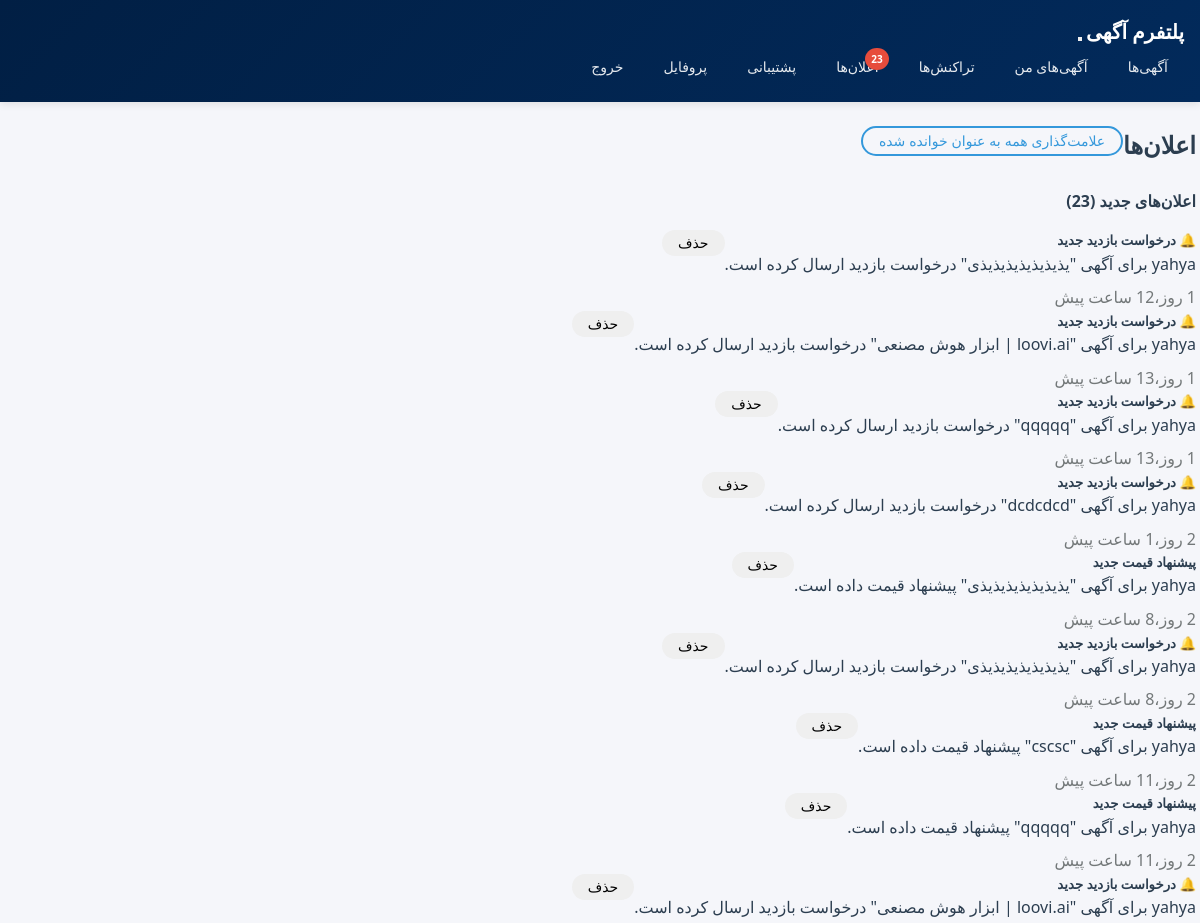
The app's page /notifications/ (signed in, upper part), older data.
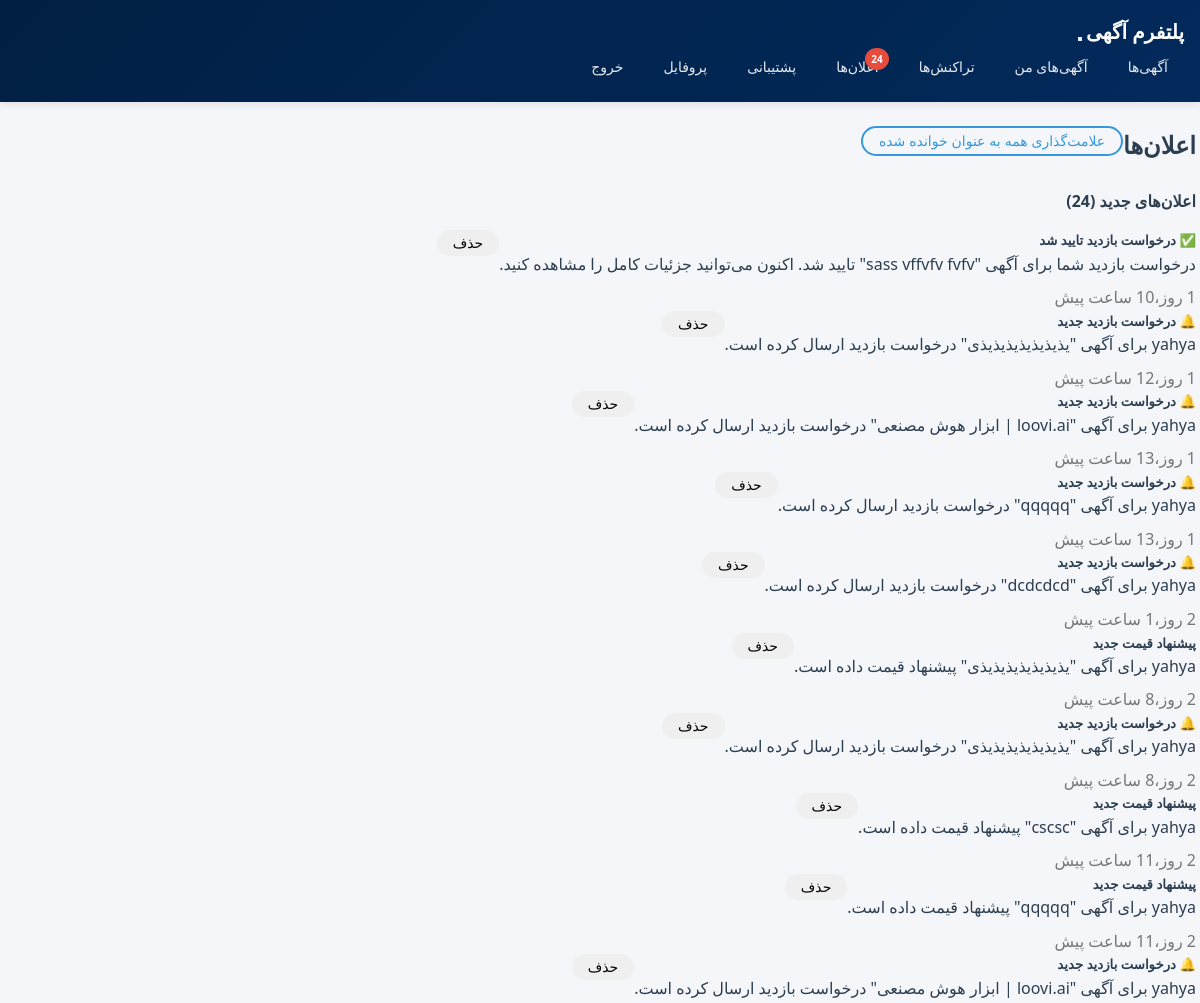
The same page, newer data.
### notifications/models.py (models this page shows, shortened)
class Notification(models.Model):
    NOTIFICATION_TYPES = [
        ('visit_request', 'درخواست بازدید'),
        ('visit_approved', 'تایید بازدید'),
        ('visit_rejected', 'رد بازدید'),
        ('listing_approved', 'تایید آگهی'),
        ('listing_rejected', 'رد آگهی'),
        ('new_message', 'پیام جدید'),
    ]
    recipient = models.ForeignKey(
        settings.AUTH_USER_MODEL,
        on_delete=models.CASCADE,
        related_name='notifications',
        verbose_name='گیرنده'
    )
    notification_type = models.CharField(
        max_length=20,
        choices=NOTIFICATION_TYPES,
        verbose_name='نوع اعلان'
    )
    title = models.CharField(max_length=200, verbose_name='عنوان')
    message = models.TextField(verbose_name='پیام')
    listing = models.ForeignKey(
        Listing,
        on_delete=models.CASCADE,
        null=True,
        blank=True,
        verbose_name='آگهی'
    )
    visit_request = models.ForeignKey(
        VisitRequest,
        on_delete=models.CASCADE,
        null=True,
        blank=True,
        verbose_name='درخواست بازدید'
    )
    action_url = models.CharField(
        max_length=500,
        blank=True,
        verbose_name='لینک عملیات'
    )
    is_read = models.BooleanField(default=False, verbose_name='خوانده شده')
    created_at = models.DateTimeField(auto_now_add=True, verbose_name='تاریخ ایجاد')
    class Meta:
        ordering = ['-created_at']
        verbose_name = 'اعلان'
        verbose_name_plural = 'اعلان‌ها'

### notifications/views.py (the view)
# urls.py: path('', views.notification_list, name='notification_list'),
@login_required
def notification_list(request):
    notifications = Notification.objects.filter(recipient=request.user)
    unread_notifications = notifications.filter(is_read=False)
    read_notifications = notifications.filter(is_read=True)[:20]  # فقط 20 تای آخر
    context = {
        'unread_notifications': unread_notifications,
        'read_notifications': read_notifications,
    }
    return render(request, 'notifications/notification_list.html', context)

### notifications/context_processors.py (called while the page is built)
def unread_notifications_count(request):
    if request.user.is_authenticated:
        count = Notification.objects.filter(recipient=request.user, is_read=False).count()
        return {'unread_notifications_count': count}
    return {'unread_notifications_count': 0}

### templates/notifications/notification_list.html (shortened to what this page needs)
{% extends 'base.html' %}
{% block content %}
<div class="row">
    <div class="col-md-12">
        <div class="d-flex justify-content-between align-items-center mb-4">
            <h2>اعلان‌ها</h2>
            {% if unread_notifications %}
            <form method="post" action="{% url 'notifications:mark_all_as_read' %}" class="d-inline">
                <button type="submit" class="btn btn-sm btn-outline-primary">
                    علامت‌گذاری همه به عنوان خوانده شده
                </button>
            </form>
            {% endif %}
        </div>
        {% if unread_notifications %}
        <h4 class="mb-3">اعلان‌های جدید ({{ unread_notifications.count }})</h4>
        <div class="list-group mb-4">
            {% for notification in unread_notifications %}
            <div class="list-group-item list-group-item-action bg-light border-start border-primary border-4">
                <div class="d-flex w-100 justify-content-between align-items-start">
                    <div class="flex-grow-1">
                        <h5 class="mb-1">
                            {% if notification.notification_type == 'visit_request' %}
                                🔔
                            {% elif notification.notification_type == 'visit_approved' %}
                                ✅
                            {% elif notification.notification_type == 'visit_rejected' %}
                                ❌
                            {% endif %}
                            {{ notification.title }}
                        </h5>
                        <p class="mb-2">{{ notification.message }}</p>
                        <small class="text-muted">{{ notification.created_at|timesince }} پیش</small>
                    </div>
                    <div class="btn-group-vertical ms-3" role="group">
                        <form method="post" action="{% url 'notifications:delete_notification' notification.pk %}" class="d-inline">
                            <button type="submit" class="btn btn-sm btn-outline-danger w-100">
                                حذف
                            </button>
                        </form>
                    </div>
                </div>
            </div>
            {% endfor %}
        </div>
        {% else %}
        <div class="alert alert-info">
            اعلان جدیدی وجود ندارد.
        </div>
        {% endif %}
    </div>
</div>
{% endblock %}

Row changes from the older to the newer data that the page shows:
added Notification: title "درخواست بازدید تایید شد", message "درخواست بازدید شما برای آگهی \"sass vffvfv fvfv\" تایید شد. اکنون می‌توانید جزئیات کامل را مشاهده کنید.", created_at "1 روز،10 ساعت"
Text that changed along with them:
{{ unread_notifications_count }}: "23" → "24"
{{ unread_notifications.count }}: "23" → "24"
